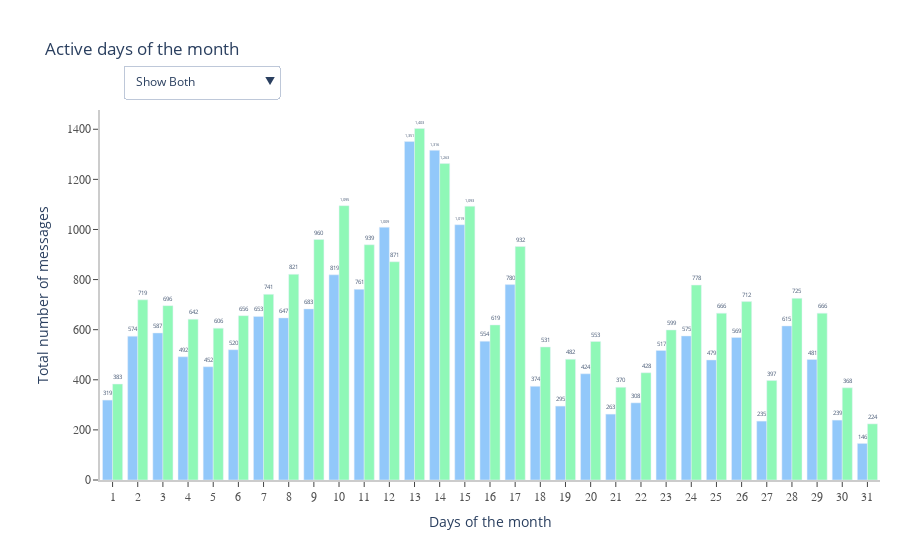

Source (notebook cell):
### Markdown cell above
## Active Days of the Month for selected year or Overall

### Code cell
ls_selected_author = progress.Author.unique().tolist()
data = []
fig = go.Figure()
colors=['#7fbffa', '#7cf7ab','#db4d48']
count = 0
for i in ls:
    date = progress[progress.Author==i].copy()
    date = date.groupby('Day').count().iloc[:,2:3]

    fig.add_trace(go.Bar(x = date.index.tolist(), y = date.Message.tolist(), name=i,
    text=['{:,}'.format(i) for i in date.Message.tolist()], textposition='outside', marker_color = colors[count],
              hovertemplate = 'Day of the month = %{x}<br>'+ 
       'Total Messages = %{y}<br>', cliponaxis = False, opacity=0.85
                      ))
    count+=1
    
date = progress.groupby('Day').count().iloc[:,2:3]
fig.add_trace(go.Bar(x = date.index.tolist(), y = date.Message.tolist(), name='Overall',
    text=['{:,}'.format(i) for i in date.Message.tolist()], textposition='outside', marker_color = colors[count],
                       hovertemplate = 'Day of the month = %{x}<br>'+ 
       'Total Messages = %{y}<br>', opacity=0.85, visible =False, cliponaxis = False
                      ))

ls = ls_selected_author
ls.append("Overall")
ls_buttons=[]
ls_buttons = [dict(label= "Show Both",
                     method="update",
                     args=[{"visible": [True,True,False]},
                           {"title": 'Total number of messages for both'},
                          ])]


for i in range(len(ls)):
    ls_true_false = [False]*(len(ls))
    ls_true_false[i] = True
    ls_buttons.append(dict(label=ls[i],
                     method="update",
                     args=[{"visible": list(ls_true_false)},
                           {"title": "Total number of messages for ".format(ls[i])}]))

fig.update_layout( 
    hoverlabel = hover_label_style,
    title_text='Active days of the month',
    xaxis_title="Days of the month",
    yaxis_title="Total number of messages",
    xaxis = {**axis_style,**{'tick0': 0,'dtick': 1}},
    yaxis = axis_style,
    margin= margin_style,
    plot_bgcolor='white',
    showlegend=False,
    updatemenus=[ {**button_style,**dict(buttons=ls_buttons)} ]
)
#pyo.plot(fig , filename = 'active_weekdays.html')
#ls_figures.append(fig)

### Figure 1 — Plotly figure (JSON) as saved in the notebook; plotly's stock layout.template omitted (floating-point values rounded to 4 significant figures)
{"data": [{"cliponaxis": false, "hovertemplate": "Day of the month = %{x}<br>Total Messages = %{y}<br>", "marker": {"color": "#7fbffa"}, "name": "Mazeen Muhammed", "opacity": 0.85, "text": ["319", "574", "587", "492", "452", "520", "653", "647", "683", "819", "761", "1,009", "1,351", "1,316", "1,019", "554", "780", "374", "295", "424", "263", "308", "517", "575", "479", "569", "235", "615", "481", "239", "146"], "textposition": "outside", "type": "bar", "x": [1, 2, 3, 4, 5, 6, 7, 8, 9, 10, 11, 12, 13, 14, 15, 16, 17, 18, 19, 20, 21, 22, 23, 24, 25, 26, 27, 28, 29, 30, 31], "y": [319, 574, 587, 492, 452, 520, 653, 647, 683, 819, 761, 1009, 1351, 1316, 1019, 554, 780, 374, 295, 424, 263, 308, 517, 575, 479, 569, 235, 615, 481, 239, 146]}, {"cliponaxis": false, "hovertemplate": "Day of the month = %{x}<br>Total Messages = %{y}<br>", "marker": {"color": "#7cf7ab"}, "name": ". d Dumkin", "opacity": 0.85, "text": ["383", "719", "696", "642", "606", "656", "741", "821", "960", "1,095", "939", "871", "1,403", "1,263", "1,093", "619", "932", "531", "482", "553", "370", "428", "599", "778", "666", "712", "397", "725", "666", "368", "224"], "textposition": "outside", "type": "bar", "x": [1, 2, 3, 4, 5, 6, 7, 8, 9, 10, 11, 12, 13, 14, 15, 16, 17, 18, 19, 20, 21, 22, 23, 24, 25, 26, 27, 28, 29, 30, 31], "y": [383, 719, 696, 642, 606, 656, 741, 821, 960, 1095, 939, 871, 1403, 1263, 1093, 619, 932, 531, 482, 553, 370, 428, 599, 778, 666, 712, 397, 725, 666, 368, 224]}, {"cliponaxis": false, "hovertemplate": "Day of the month = %{x}<br>Total Messages = %{y}<br>", "marker": {"color": "#db4d48"}, "name": "Overall", "opacity": 0.85, "text": ["702", "1,293", "1,283", "1,134", "1,058", "1,176", "1,394", "1,468", "1,643", "1,914", "1,700", "1,880", "2,754", "2,579", "2,112", "1,173", "1,712", "905", "777", "977", "633", "736", "1,116", "1,353", "1,145", "1,281", "632", "1,340", "1,147", "607", "370"], "textposition": "outside", "type": "bar", "visible": false, "x": [1, 2, 3, 4, 5, 6, 7, 8, 9, 10, 11, 12, 13, 14, 15, 16, 17, 18, 19, 20, 21, 22, 23, 24, 25, 26, 27, 28, 29, 30, 31], "y": [702, 1293, 1283, 1134, 1058, 1176, 1394, 1468, 1643, 1914, 1700, 1880, 2754, 2579, 2112, 1173, 1712, 905, 777, 977, 633, 736, 1116, 1353, 1145, 1281, 632, 1340, 1147, 607, 370]}], "layout": {"hoverlabel": {"bgcolor": "white", "font": {"size": 15}}, "margin": {"l": 100, "r": 20, "t": 110}, "plot_bgcolor": "white", "showlegend": false, "title": {"text": "Active days of the month"}, "updatemenus": [{"buttons": [{"args": [{"visible": [true, true, false]}, {"title": "Total number of messages for both"}], "label": "Show Both", "method": "update"}, {"args": [{"visible": [true, false, false]}, {"title": "Total number of messages for "}], "label": "Mazeen Muhammed", "method": "update"}, {"args": [{"visible": [false, true, false]}, {"title": "Total number of messages for "}], "label": ". d Dumkin", "method": "update"}, {"args": [{"visible": [false, false, true]}, {"title": "Total number of messages for "}], "label": "Overall", "method": "update"}], "direction": "down", "pad": {"r": 0, "t": 10}, "x": 0.03, "xanchor": "left", "y": 1.15, "yanchor": "top"}], "xaxis": {"dtick": 1, "fixedrange": true, "linecolor": "rgb(204, 204, 204)", "linewidth": 2, "showgrid": false, "showline": true, "showticklabels": true, "tick0": 0, "tickfont": {"color": "rgb(82, 82, 82)", "family": "Arial", "size": 12}, "ticks": "outside", "title": {"text": "Days of the month"}}, "yaxis": {"fixedrange": true, "linecolor": "rgb(204, 204, 204)", "linewidth": 2, "showgrid": false, "showline": true, "showticklabels": true, "tickfont": {"color": "rgb(82, 82, 82)", "family": "Arial", "size": 12}, "ticks": "outside", "title": {"text": "Total number of messages"}}}}
